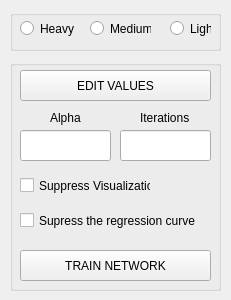
<?xml version="1.0" encoding="UTF-8"?>
<ui version="4.0">
 <class>MainWindow_TRAINgypsum</class>
 <widget class="QMainWindow" name="MainWindow_TRAINgypsum">
  <property name="geometry">
   <rect>
    <x>0</x>
    <y>0</y>
    <width>231</width>
    <height>300</height>
   </rect>
  </property>
  <property name="windowTitle">
   <string>Train Gypsum Predictor</string>
  </property>
  <widget class="QWidget" name="centralwidget">
   <widget class="QGroupBox" name="groupBox">
    <property name="geometry">
     <rect>
      <x>10</x>
      <y>60</y>
      <width>211</width>
      <height>231</height>
     </rect>
    </property>
    <property name="title">
     <string/>
    </property>
    <widget class="QLineEdit" name="lineEdit_ALPHA">
     <property name="geometry">
      <rect>
       <x>10</x>
       <y>70</y>
       <width>91</width>
       <height>31</height>
      </rect>
     </property>
    </widget>
    <widget class="QPushButton" name="pushButton_EDIT">
     <property name="geometry">
      <rect>
       <x>10</x>
       <y>10</y>
       <width>191</width>
       <height>31</height>
      </rect>
     </property>
     <property name="text">
      <string>EDIT VALUES</string>
     </property>
    </widget>
    <widget class="QLineEdit" name="lineEdit_ITERATION">
     <property name="geometry">
      <rect>
       <x>110</x>
       <y>70</y>
       <width>91</width>
       <height>31</height>
      </rect>
     </property>
    </widget>
    <widget class="QLabel" name="label">
     <property name="geometry">
      <rect>
       <x>40</x>
       <y>50</y>
       <width>31</width>
       <height>16</height>
      </rect>
     </property>
     <property name="text">
      <string>Alpha</string>
     </property>
    </widget>
    <widget class="QLabel" name="label_2">
     <property name="geometry">
      <rect>
       <x>130</x>
       <y>50</y>
       <width>51</width>
       <height>16</height>
      </rect>
     </property>
     <property name="text">
      <string>Iterations</string>
     </property>
    </widget>
    <widget class="QCheckBox" name="checkBox_SUPRESSvisualization">
     <property name="geometry">
      <rect>
       <x>10</x>
       <y>110</y>
       <width>131</width>
       <height>31</height>
      </rect>
     </property>
     <property name="text">
      <string>Suppress Visualization</string>
     </property>
    </widget>
    <widget class="QCheckBox" name="checkBox_SUPRESSregression">
     <property name="geometry">
      <rect>
       <x>10</x>
       <y>150</y>
       <width>371</width>
       <height>21</height>
      </rect>
     </property>
     <property name="text">
      <string>Supress the regression curve</string>
     </property>
    </widget>
    <widget class="QPushButton" name="pushButton_TRAIN">
     <property name="geometry">
      <rect>
       <x>10</x>
       <y>190</y>
       <width>191</width>
       <height>31</height>
      </rect>
     </property>
     <property name="text">
      <string>TRAIN NETWORK</string>
     </property>
    </widget>
   </widget>
   <widget class="QGroupBox" name="groupBox_2">
    <property name="geometry">
     <rect>
      <x>10</x>
      <y>10</y>
      <width>211</width>
      <height>41</height>
     </rect>
    </property>
    <property name="title">
     <string/>
    </property>
    <widget class="QRadioButton" name="radioButton_MEDIUM">
     <property name="geometry">
      <rect>
       <x>80</x>
       <y>10</y>
       <width>61</width>
       <height>17</height>
      </rect>
     </property>
     <property name="text">
      <string>Medium</string>
     </property>
    </widget>
    <widget class="QRadioButton" name="radioButton_HEAVY">
     <property name="geometry">
      <rect>
       <x>10</x>
       <y>10</y>
       <width>61</width>
       <height>17</height>
      </rect>
     </property>
     <property name="text">
      <string>Heavy</string>
     </property>
    </widget>
    <widget class="QRadioButton" name="radioButton_LIGHT">
     <property name="geometry">
      <rect>
       <x>160</x>
       <y>10</y>
       <width>41</width>
       <height>17</height>
      </rect>
     </property>
     <property name="text">
      <string>Light</string>
     </property>
    </widget>
   </widget>
  </widget>
 </widget>
 <resources/>
 <connections/>
</ui>
